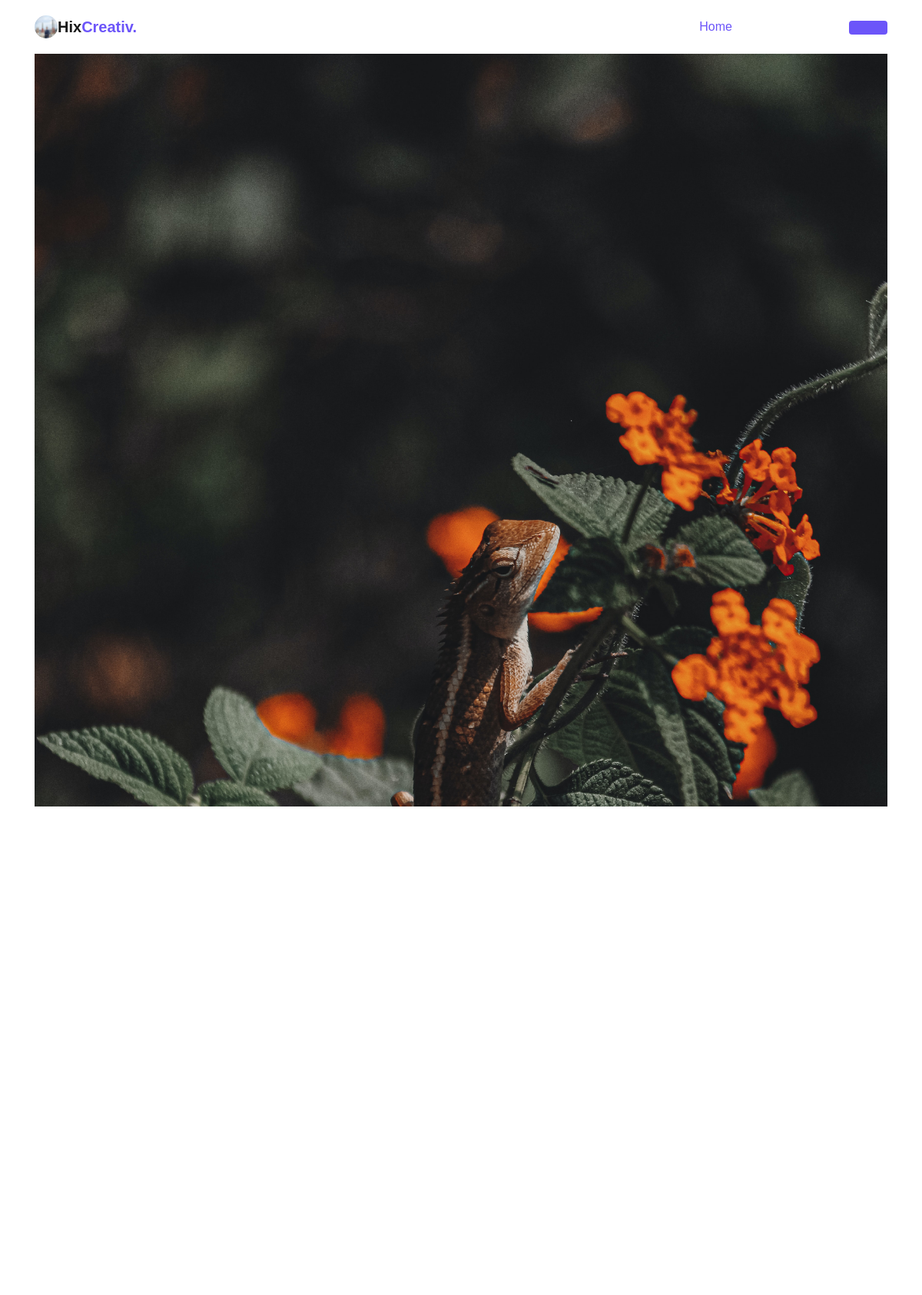
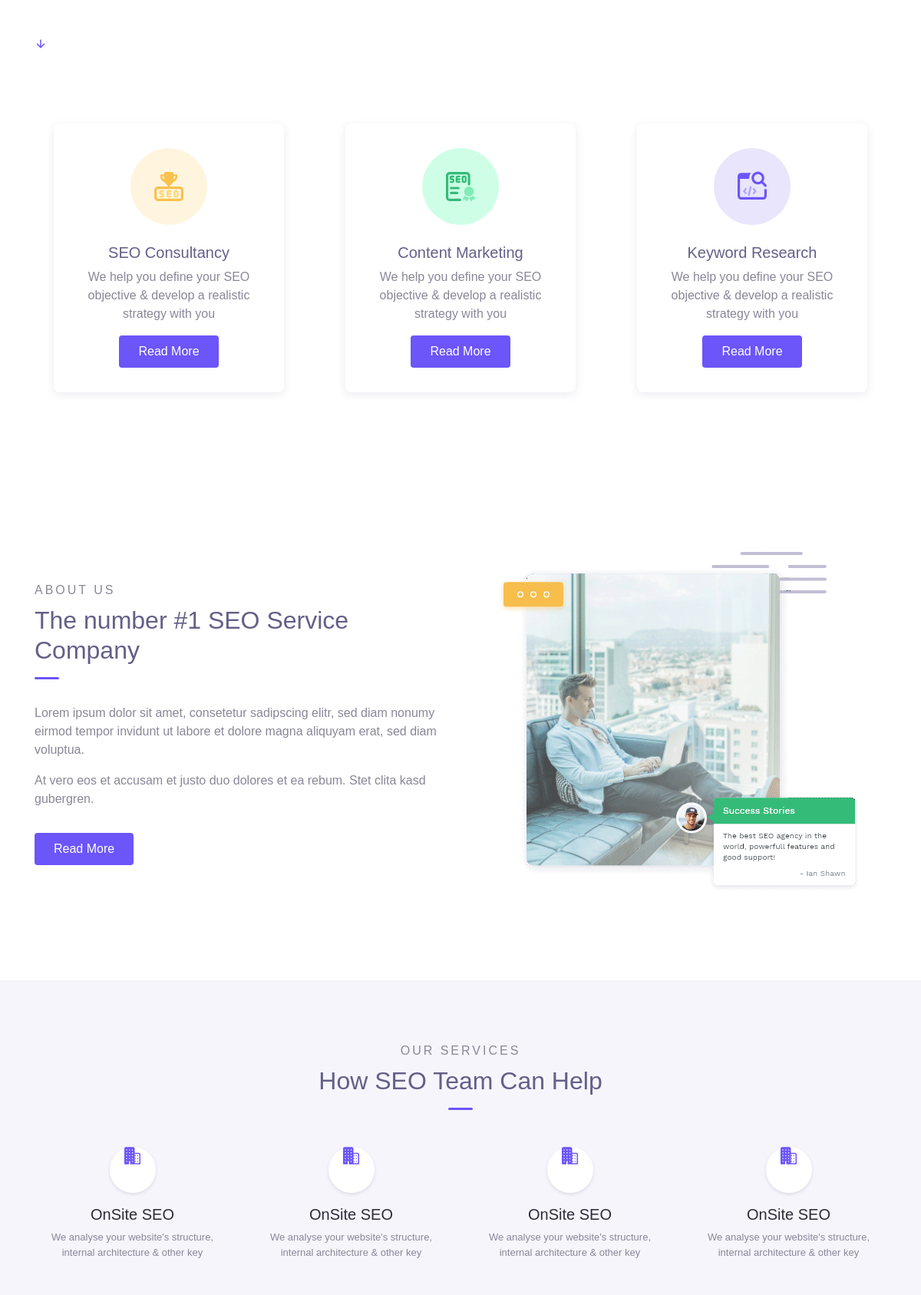
The page / (upper part) on the database its author committed (2 pictures, top to bottom).
### fona/models.py (models this page shows)
class web (models.Model):
    title=models.CharField(max_length=300,verbose_name=_("sitename"),null=True)
    logo=models.ImageField(verbose_name=_("logo"),upload_to="img/",null=True)
    homepage=models.CharField(max_length=100,verbose_name=_("Home"),null=True)
    About=models.CharField(max_length=100,verbose_name=_("About"),null=True)
    Services=models.CharField(max_length=100,verbose_name=_("Services"),null=True)
    Blog=models.CharField(max_length=100,verbose_name=_("Blog"),null=True)
    Contact=models.CharField(max_length=100,verbose_name=_("Contact"),null=True )
    Photo_Gallery=models.CharField(max_length=100,verbose_name=_("Photo"),null=True)
    name_ft = models.CharField(max_length=100, verbose_name=_("name"),null=True)
    title_ft = models.CharField(max_length=100, verbose_name=_("title"),null=True)
    description_ft = models.TextField(max_length=3000, verbose_name=_("description"),null=True)
    image_ft= models.ImageField(verbose_name=_("image"),upload_to="img/",null=True)
    fac_link=models.URLField(max_length=300, verbose_name=_("facbook"),null=True)
    twi_link=models.URLField(max_length=300, verbose_name=_("twitter"),null=True)
    gma_link=models.URLField(max_length=300, verbose_name=_("gmail"),null=True)
    ins_link=models.URLField(max_length=300, verbose_name=_("instgram"),null=True)
    yout_link=models.URLField(max_length=300, verbose_name=_("youtube"),null=True)
    crated_by=models.URLField(max_length=300, verbose_name=_("auther"),null=True)
    contect_us=models.CharField(max_length=300, verbose_name=_("contect"),null=True)
    phone=PhoneNumberField( verbose_name=_("phone"),null=True)
    slug=models.SlugField(verbose_name=_("url"),null=True,blank=True )

### setting/models.py (models this page shows)
class imagelist(models.Model):
    name = models.CharField(max_length=100, verbose_name=_("name"),null=True)
    image=models.ImageField(verbose_name=_("image"),upload_to="img/",null=True)
    video=models.FileField(verbose_name=_("video"),upload_to="vid/",null=True,blank=True)
    slug=models.SlugField(verbose_name=_("url"),null=True,blank=True   )

### setting/views.py (the view)
# urls.py: 2. Add a URL to urlpatterns:  path('', views.home, name='home')
def home(request):
    image = imagelist.objects.all()
    service = subservice.objects.all()
    sethree =section_three.objects.all()
    sefour =section_four.objects.all()
    return render(request,"index.html",{
        "image":image,
        "service":service,
        "three":sethree,
       " four":sefour,
    })

### fona/web_context_processor.py (called while the page is built)
def myweb(request):
    myweb = web.objects.last()
    return{"myweb":myweb}

### setting/templates/index.html (shortened to what this page needs)
{% extends 'base.html' %}
{% block body %}
<!DOCTYPE html>
    <div class="container">
      <div id="carouselExampleIndicators" class="carousel slide" data-ride="carousel">
        <ol class="carousel-indicators">
          <li data-target="#carouselExampleIndicators" data-slide-to="0" class="active"></li>
          <li data-target="#carouselExampleIndicators" data-slide-to="1"></li>
          <li data-target="#carouselExampleIndicators" data-slide-to="2"></li>
        </ol>
        <div id=2 class="carousel-inner" role="listbox ">
          {% for image in image.all %}
          <div class="carousel-item {% if forloop.counter0 ==  0%} active {% endif %}">
            <img class="d-block w-100"  src="{{image.image.url}}" alt="First slide">
          </div>
            {% endfor %}
          </div>
        </div>
        <a href="#about" class="btn-scroll" data-role="smoothscroll"><span class="mai-arrow-down"></span></a>
      </div>
  </header>
  <div class="page-section">
    <div class="container">
      <div class="row">
        <div class="col-lg-4">
          <div class="card-service wow fadeInUp">
            <div class="header">
              <img src="../assets/img/services/service-1.svg" alt="">
            </div>
            <div class="body">
              <h5 class="text-secondary">SEO Consultancy</h5>
              <p>We help you define your SEO objective & develop a realistic strategy with you</p>
              <a href="service.html" class="btn btn-primary">Read More</a>
            </div>
          </div>
        </div>
        <div class="col-lg-4">
          <div class="card-service wow fadeInUp">
            <div class="header">
              <img src="../assets/img/services/service-2.svg" alt="">
            </div>
            <div class="body">
              <h5 class="text-secondary">Content Marketing</h5>
              <p>We help you define your SEO objective & develop a realistic strategy with you</p>
              <a href="service.html" class="btn btn-primary">Read More</a>
            </div>
          </div>
        </div>
        <div class="col-lg-4">
          <div class="card-service wow fadeInUp">
            <div class="header">
              <img src="../assets/img/services/service-3.svg" alt="">
            </div>
            <div class="body">
              <h5 class="text-secondary">Keyword Research</h5>
              <p>We help you define your SEO objective & develop a realistic strategy with you</p>
              <a href="service.html" class="btn btn-primary">Read More</a>
            </div>
          </div>
        </div>
      </div>
    </div>
  </div>
  <div class="page-section" id="about">
    <div class="container">
      <div class="row align-items-center">
        <div class="col-lg-6 py-3 wow fadeInUp">
          <span class="subhead">About us</span>
          <h2 class="title-section">The number #1 SEO Service Company</h2>
          <div class="divider"></div>
          <p>Lorem ipsum dolor sit amet, consetetur sadipscing elitr, sed diam nonumy eirmod tempor invidunt ut labore et dolore magna aliquyam erat, sed diam voluptua.</p>
          <p>At vero eos et accusam et justo duo dolores et ea rebum. Stet clita kasd gubergren.</p>
          <a href="about.html" class="btn btn-primary mt-3">Read More</a>
        </div>
        <div class="col-lg-6 py-3 wow fadeInRight">
          <div class="img-fluid py-3 text-center">
            <img src="../assets/img/about_frame.png" alt="">
          </div>
        </div>
      </div>
    </div>
  </div>
  <div class="page-section bg-light">
    <div class="container">
      <div class="text-center wow fadeInUp">
        <div class="subhead">Our services</div>
        <h2 class="title-section">How SEO Team Can Help</h2>
        <div class="divider mx-auto"></div>
      </div>
        <div class="row">
          <div class="col-sm-6 col-lg-4 col-xl-3 py-3 wow zoomIn">
            <div class="features">
              <div class="header mb-3">
                <span class="mai-business"></span>
              </div>
              <h5>OnSite SEO</h5>
              <p>We analyse your website's structure, internal architecture & other key</p>
            </div>
          </div>
          <div class="col-sm-6 col-lg-4 col-xl-3 py-3 wow zoomIn">
            <div class="features">
              <div class="header mb-3">
                <span class="mai-business"></span>
              </div>
              <h5>OnSite SEO</h5>
              <p>We analyse your website's structure, internal architecture & other key</p>
            </div>
          </div>
          <div class="col-sm-6 col-lg-4 col-xl-3 py-3 wow zoomIn">
            <div class="features">
              <div class="header mb-3">
                <span class="mai-business"></span>
              </div>
              <h5>OnSite SEO</h5>
              <p>We analyse your website's structure, internal architecture & other key</p>
            </div>
          </div>
          <div class="col-sm-6 col-lg-4 col-xl-3 py-3 wow zoomIn">
            <div class="features">
              <div class="header mb-3">
                <span class="mai-business"></span>
              </div>
              <h5>OnSite SEO</h5>
              <p>We analyse your website's structure, internal architecture & other key</p>
            </div>
          </div>
          <div class="col-sm-6 col-lg-4 col-xl-3 py-3 wow zoomIn">
          </div>
          <div class="col-sm-6 col-lg-4 col-xl-3 py-3 wow zoomIn">
          </div>
          <div class="col-sm-6 col-lg-4 col-xl-3 py-3 wow zoomIn">
          </div>
          <div class="col-sm-6 col-lg-4 col-xl-3 py-3 wow zoomIn">
          </div>
        </div>
    </div>
  </div>
</body>
</html>
{% endblock body %}

### setting/templates/base.html (shortened to what this page needs)
{% load static %}
<html lang="en">
<head>
  <link rel="stylesheet" href="{% static "assets/css/maicons.css" %}">
  <link rel="stylesheet" href="{% static "assets/css/bootstrap.css" %}">
  <link rel="stylesheet" href="{% static "assets/vendor/animate/animate.css" %}">
  <link rel="stylesheet" href="{% static "assets/css/theme.css" %}">
</head>
<body>
  <header>
    <nav class="navbar navbar-expand-lg navbar-light bg-white sticky" data-offset="500">
      <div class="container">
        <img src="{{myweb.logo.url}}"  class="rounded-circle" alt="Cinque Terre" width="30" height="30">
        <a href="#" class="navbar-brand">Hix<span class="text-primary">Creativ.</span></a>
        <div class="navbar-collapse collapse" id="navbarContent">
          <ul class="navbar-nav ml-auto">
            <li class="nav-item active">
              <a class="nav-link" href="/"> {{myweb.homepage}} </a>
            </li>
            <li class="nav-item">
              <a class="nav-link" href="about.html"> {{myweb.about}} </a>
            </li>
            <li class="nav-item">
              <a class="nav-link" href="service.html"> {{myweb.service}} </a>
            </li>
            <li class="nav-item">
              <a class="nav-link" href="blog.html"> {{myweb.blog}} </a>
            </li>
            <li class="nav-item">
              <a class="nav-link" href="contact.html"> {{myweb.contact}} </a>
            </li>
            <li class="nav-item">
              <a class="btn btn-primary ml-lg-2" href="#"> {{myweb.photo_gallery}} </a>
            </li>
          </ul>
        </div>
      </div>
    </nav>
     {% block body %}
      {% endblock body %}
    </body>
    </html>

### static/assets/css/theme.css (style rules this page uses)
:root { --primary: #6C55F9; --accent: #FF3D85; --secondary: #645F88; --success: #35bb78; --info: #05B4E1; --warning: #FAC14D; --danger: #FF4943; --grey: #B4B2C5; --dark: #2D2B3A; --light: #F6F5FC; }
body { font-family: "Work Sans", sans-serif; line-height: 1.5; color: #2D2B3A; }
a { color: #6C55F9; text-decoration: none; background-color: transparent; }
.bg-light { background-color: #F6F5FC !important; }
.text-primary { color: #6C55F9 !important; }
.text-secondary { color: #645F88 !important; }
.btn-primary { color: #fff; background-color: #6C55F9; border-color: transparent; }
.btn { padding: 8px 24px; }
.navbar { min-height: 70px; }
.navbar.sticky { z-index: 1080; }
.navbar-brand { font-weight: 600; padding-top: 10px; padding-bottom: 10px; }
.navbar-nav { margin-top: 10px; border-top: 1px solid #e4e7ee; flex-shrink: 0; }
.navbar-nav .nav-link { transition: all .2s ease; }
.navbar-nav .btn { font-size: 14px; }
.navbar-light .navbar-nav .nav-link { color: rgba(100, 95, 136, 0.75); }
.navbar-light .navbar-nav .show > .nav-link, .navbar-light .navbar-nav .active > .nav-link, .navbar-light .navbar-nav .nav-link.show, .navbar-light .navbar-nav .nav-link.active { font-weight: 500; color: #6C55F9; }
@media (min-width: 992px) { .navbar-expand-lg .navbar-nav { margin-top: 0; border-top: none; } }
@media (min-width: 992px) { .navbar-expand-lg .navbar-nav .nav-link { padding-right: 16px; padding-left: 16px; } }
@media (min-width: 992px) { .navbar-expand-lg .navbar-nav { align-items: center; } }
.page-section { position: relative; padding-top: 80px; padding-bottom: 80px; color: #898798; overflow: hidden; }
.subhead { display: block; text-transform: uppercase; letter-spacing: 3px; color: #898798; font-weight: 500; margin-bottom: 8px; }
.title-section { color: #645F88; }
.divider { display: block; margin-top: 16px; margin-bottom: 32px; width: 32px; height: 3px; border-radius: 40px; background-color: #6C55F9; }
.card-service { display: block; margin: 16px auto; padding: 32px 20px; max-width: 300px; text-align: center; color: #898798; border-radius: 8px; box-shadow: 0 3px 12px rgba(95, 92, 120, 0.12); }
.card-service .header { margin-bottom: 24px; }
.features { text-align: center; }
.features .header { display: inline-block; width: 60px; height: 60px; line-height: 60px; border-radius: 50%; text-align: center; background-color: #fff; color: #6C55F9; font-size: 24px; box-shadow: 0 2px 4px rgba(95, 92, 120, 0.16); }
.features h5 { color: #2D2B3A; }
.features p { font-size: 13px; color: #898798; }

### rows shown on the page
web: logo (picture), homepage "Home"
imagelist: image (picture)
